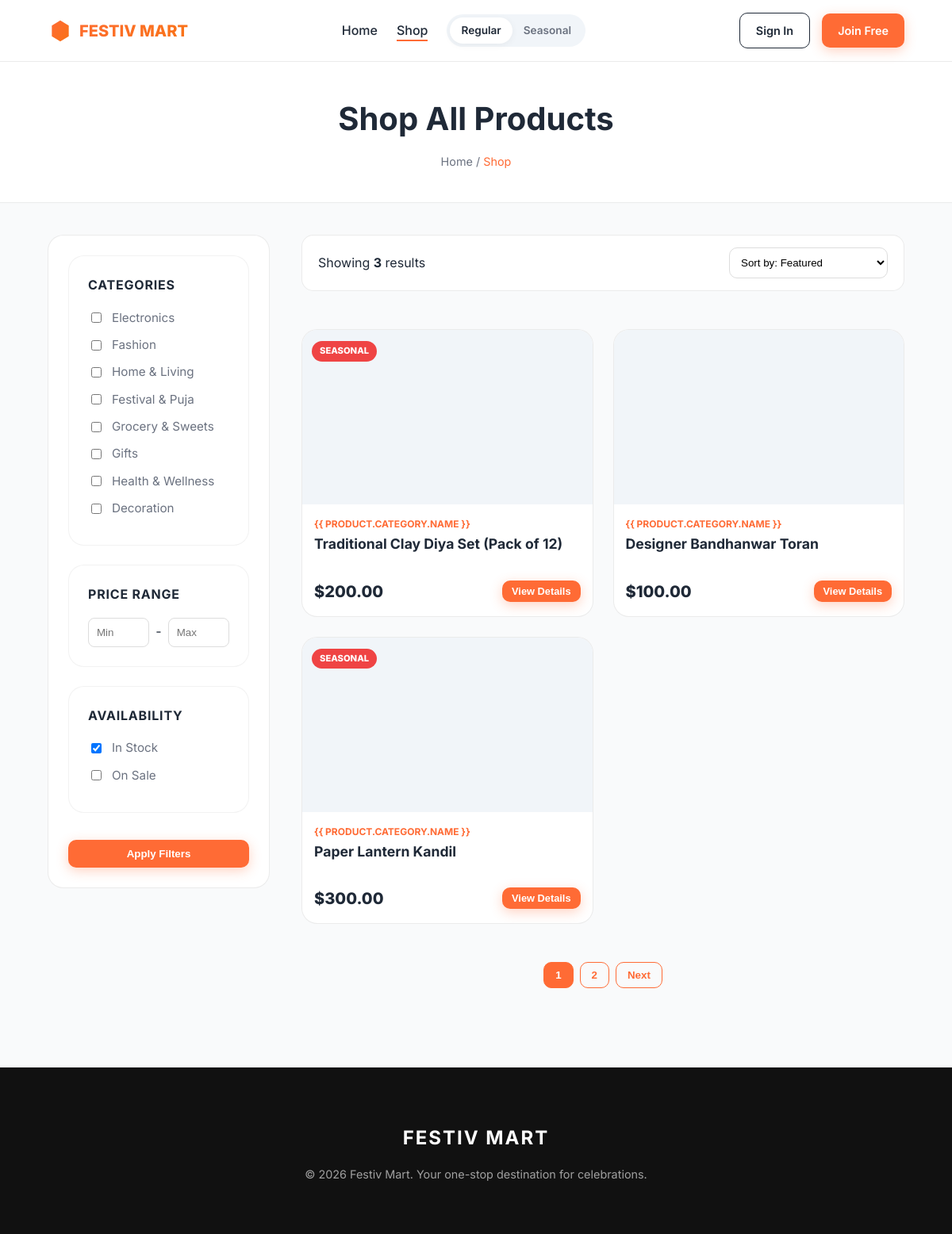
The app's page /shop/ with its own data.
### FestivMartApp/models.py (models this page shows, shortened)
class Category(models.Model):
    name = models.CharField(max_length=100)
    parent = models.ForeignKey('self', on_delete=models.CASCADE, null=True, blank=True, related_name='subcategories')
    class Meta:
        verbose_name_plural = "Categories"

class Product(models.Model):
    name = models.CharField(max_length=200)
    description = models.TextField()
    price = models.DecimalField(max_digits=10, decimal_places=2)
    category = models.ForeignKey(Category, on_delete=models.CASCADE, related_name='products')
    image = models.ImageField(upload_to='products/', blank=True, null=True)
    image_url = models.URLField(max_length=500, blank=True, null=True, help_text="Alternative to uploading: provide an image URL")
    stock = models.PositiveIntegerField(default=1)
    discount_percent = models.PositiveIntegerField(default=0, help_text="Discount percentage (0-100)")
    is_seasonal = models.BooleanField(default=False)
    season = models.ForeignKey(Season, on_delete=models.SET_NULL, null=True, blank=True, related_name='products')
    occasions = models.ManyToManyField(Occasion, blank=True, related_name='products')
    available = models.BooleanField(default=True)
    seller = models.ForeignKey('auth.User', on_delete=models.CASCADE, related_name='products', null=True, blank=True)
    created_at = models.DateTimeField(auto_now_add=True)
    def get_image_url(self):
        if self.image:
            return self.image.url
        elif self.image_url:
            return self.image_url
        else:
            return 'https://via.placeholder.com/400x400?text=No+Image'

### FestivMartApp/views.py (the view)
# urls.py: path('shop/', views.shop, name='shop'),
def shop(request):
    products = Product.objects.filter(available=True)
    categories = Category.objects.all()
    context = {
        'products': products,
        'categories': categories
    }
    return render(request, 'FestivMartApp/shop.html', context)

### FestivMartApp/templates/FestivMartApp/shop.html (shortened to what this page needs)
{% load static %}
<!DOCTYPE html>
<html lang="en">
<head>
    <link href="{% static 'css/style.css' %}" rel="stylesheet">
</head>
<body>
    <nav class="navbar">
        <a href="{% url 'home' %}" class="logo">
            <svg width="24" height="24" viewBox="0 0 24 24" fill="currentColor">
                <path d="M12 2L4 7v10l8 5 8-5V7l-8-5z" />
            </svg>
            FESTIV MART
        </a>
        <ul class="nav-menu">
            <li><a href="{% url 'home' %}" class="nav-link">Home</a></li>
            <li><a href="{% url 'shop' %}" class="nav-link active">Shop</a></li>
            <li class="mode-switch">
                <a href="{% url 'home' %}" class="active">Regular</a>
                <a href="{% url 'seasonal' %}">Seasonal</a>
            </li>
        </ul>
        <div class="nav-actions" style="display: flex; align-items: center; gap: 15px;">
            {% if user.is_authenticated %}
            <a href="{% url 'cart' %}" style="text-decoration: none; color: inherit; position: relative;">
                <svg width="22" height="22" viewBox="0 0 24 24" fill="none" stroke="currentColor" stroke-width="2">
                    <circle cx="9" cy="21" r="1" />
                    <circle cx="20" cy="21" r="1" />
                    <path d="M1 1h4l2.68 13.39a2 2 0 002 1.61h9.72a2 2 0 002-1.61L23 6H6" />
                </svg>
                <span id="cart-dot"
                    style="position: absolute; top: -5px; right: -5px; width: 10px; height: 10px; background: var(--primary-orange); border-radius: 50%; display: none; border: 2px solid white;"></span>
            </a>
            <a href="{% url 'dashboard' %}" class="user-profile">
                <div class="avatar">{{ user.username|first|upper }}</div>
            </a>
            {% else %}
            <a href="{% url 'login' %}" class="btn-outline"
                style="padding: 10px 20px; font-size: 0.9rem; border-color: var(--text-dark); color: var(--text-dark);">Sign
                In</a>
            <a href="{% url 'signup' %}" class="btn-primary" style="padding: 10px 20px; font-size: 0.9rem;">Join
                Free</a>
            {% endif %}
        </div>
    </nav>
    <header
        style="background: var(--white); padding: 40px 5%; text-align: center; border-bottom: 1px solid var(--border);">
        <h1 style="font-size: clamp(1.8rem, 5vw, 2.5rem); margin: 0 0 10px;">Shop All Products</h1>
        <nav style="color: var(--text-muted); font-size: 0.9rem;">
            <a href="{% url 'home' %}" style="color: inherit; text-decoration: none;">Home</a> / <span
                style="color: var(--primary-orange);">Shop</span>
        </nav>
    </header>
    <div class="shop-container">
        <aside class="sidebar" id="sidebar">
            <div class="filter-section">
                <h3>Categories</h3>
                {% for category in categories %}
                <div class="filter-option">
                    <input type="checkbox" id="cat-{{ category.id }}" value="{{ category.id }}" class="category-filter">
                    <label for="cat-{{ category.id }}">{{ category.name }}</label>
                </div>
                {% empty %}
                <p style="font-size: 0.85rem; color: var(--text-muted);">No categories available.</p>
                {% endfor %}
            </div>
            <div class="filter-section">
                <h3>Price Range</h3>
                <div style="display: flex; align-items: center; gap: 8px;">
                    <input type="number" id="min-price" class="price-input" placeholder="Min"
                        style="width: 100%; padding: 10px; border-radius: 8px; border: 1px solid #ddd;">
                    <span>-</span>
                    <input type="number" id="max-price" class="price-input" placeholder="Max"
                        style="width: 100%; padding: 10px; border-radius: 8px; border: 1px solid #ddd;">
                </div>
            </div>
            <div class="filter-section">
                <h3>Availability</h3>
                <div class="filter-option">
                    <input type="checkbox" id="in-stock" checked>
                    <label for="in-stock">In Stock</label>
                </div>
                <div class="filter-option">
                    <input type="checkbox" id="on-sale">
                    <label for="on-sale">On Sale</label>
                </div>
            </div>
            <button class="btn-primary" style="width: 100%; margin-top: 10px;" onclick="applyFilters()">Apply
                Filters</button>
        </aside>
        <main class="main-content">
            <div class="shop-header">
                <div class="results-info">
                    Showing <strong>{{ products|length }}</strong> results
                </div>
                <div class="shop-controls">
                    <select
                        style="width: 100%; min-width: 200px; padding: 10px; border-radius: 10px; border: 1px solid #ddd; background: white;">
                        <option value="featured">Sort by: Featured</option>
                    </select>
                </div>
            </div>
            <div class="grid-products">
                {% for product in products %}
                <div class="card product-card" data-category="{{ product.category.id }}"
                    data-price="{{ product.price }}"
                    onclick="openProductModal('{{ product.id }}', '{{ product.name|escapejs }}', '{{ product.price }}', '{{ product.category.name|escapejs }}', '{{ product.get_image_url }}', '{{ product.description|escapejs }}')"
                    style="cursor: pointer;">
                    <div class="card-img"
                        style="background-image: url('{{ product.get_image_url }}'); height: 220px; background-size: cover; background-position: center; position: relative;">
                        {% if product.is_seasonal %}
                        <div style="position: absolute; top: 12px; left: 12px;">
                            <span class="badge badge-seasonal">SEASONAL</span>
                        </div>
                        {% endif %}
                    </div>
                    <div class="card-content"
                        style="padding: 15px; flex-grow: 1; display: flex; flex-direction: column;">
                        <span
                            style="font-size: 0.75rem; color: var(--primary-orange); font-weight: 700; text-transform: uppercase;">{{
                            product.category.name }}</span>
                        <h3
                            style="margin: 5px 0 12px; font-size: 1.1rem; height: 2.4em; overflow: hidden; line-height: 1.2;">
                            {{ product.name }}</h3>
                        <div
                            style="display: flex; justify-content: space-between; align-items: center; margin-top: auto;">
                            <span style="font-weight: 800; font-size: 1.25rem;">${{ product.price }}</span>
                            <button class="btn-primary" style="padding: 6px 12px; font-size: 0.8rem;">View
                                Details</button>
                        </div>
                    </div>
                </div>
                {% empty %}
                <div style="text-align: center; grid-column: 1 / -1; padding: 60px 20px;">
                    <h3 style="color: var(--text-muted);">No products found.</h3>
                    <p>Try adjusting your filters or search criteria.</p>
                </div>
                {% endfor %}
            </div>
            <div class="pagination" style="display: flex; justify-content: center; gap: 8px; margin-top: 40px;">
                <button class="btn-outline"
                    style="padding: 8px 14px; background: var(--primary-orange); color: white;">1</button>
                <button class="btn-outline" style="padding: 8px 14px;">2</button>
                <button class="btn-outline" style="padding: 8px 14px;">Next</button>
            </div>
        </main>
    </div>
    <footer style="background: #111; color: white; padding: 50px 5%; margin-top: 60px; text-align: center;">
        <h2 style="letter-spacing: 2px; margin-bottom: 10px;">FESTIV MART</h2>
        <p style="opacity: 0.6; font-size: 0.9rem;">&copy; 2026 Festiv Mart. Your one-stop destination for celebrations.
        </p>
    </footer>
</body>
</html>

### FestivMartApp/static/css/style.css (style rules this page uses)
:root { --primary-orange: #FF6B35; --primary-purple: #7C3AED; --primary-teal: #14B8A6; --bg-dark: #0F172A; --bg-light: #F8FAFC; --text-main: #1E293B; --text-white: #ffffff; --text-muted: #64748B; --glass-bg: rgba(255, 255, 255, 0.7); --glass-border: rgba(255, 255, 255, 0.5); --glass-shadow: 0 8px 32px 0 rgba(31, 38, 135, 0.1); --gradient-orange: linear-gradient(135deg, #FF6B35 0%, #F97316 100%); --gradient-seasonal: linear-gradient(135deg, #7C3AED 0%, #2DD4BF 100%); }
body { margin: 0; padding: 0; box-sizing: border-box; font-family: 'Outfit', sans-serif; color: var(--text-main); background-color: var(--bg-light); overflow-x: hidden; line-height: 1.6; }
a { text-decoration: none; color: inherit; transition: all 0.3s ease; }
ul { list-style: none; padding: 0; margin: 0; }
.navbar { position: sticky; top: 0; z-index: 1000; padding: 1rem 5%; display: flex; justify-content: space-between; align-items: center; background: rgba(255, 255, 255, 0.85); backdrop-filter: blur(10px); border-bottom: 1px solid rgba(0, 0, 0, 0.05); }
.logo { font-size: 1.8rem; font-weight: 800; background: var(--gradient-orange); -webkit-background-clip: text; -webkit-text-fill-color: transparent; display: flex; align-items: center; gap: 10px; }
.logo svg { width: 32px; height: 32px; fill: url(#logoGradient); }
.nav-menu { display: flex; gap: 2.5rem; align-items: center; }
.nav-link { font-weight: 500; color: var(--text-main); position: relative; }
.nav-link::after { content: ''; position: absolute; width: 0; height: 2px; bottom: -4px; left: 0; background: var(--primary-orange); transition: width 0.3s; }
.nav-link:hover::after, .nav-link.active::after { width: 100%; }
.nav-actions { display: flex; align-items: center; gap: 1.5rem; }
.btn-primary { background: var(--gradient-orange); color: white; padding: 0.8rem 1.5rem; border-radius: 50px; font-weight: 600; box-shadow: 0 4px 15px rgba(255, 107, 53, 0.3); border: none; cursor: pointer; }
.btn-outline { border: 2px solid var(--primary-orange); color: var(--primary-orange); padding: 0.7rem 1.4rem; border-radius: 50px; font-weight: 600; background: transparent; cursor: pointer; }
.grid-products { display: grid; grid-template-columns: repeat(auto-fill, minmax(280px, 1fr)); gap: 2rem; margin: 3rem 0; }
.card { background: white; border-radius: 20px; overflow: hidden; transition: all 0.4s cubic-bezier(0.175, 0.885, 0.32, 1.275); border: 1px solid rgba(0, 0, 0, 0.05); }
.card-img { height: 250px; width: 100%; object-fit: cover; background-color: #f1f5f9; position: relative; background-position: center; background-size: cover; }
.card-content { padding: 1.5rem; }
.badge { display: inline-block; padding: 4px 12px; border-radius: 20px; font-size: 0.75rem; font-weight: 700; margin-bottom: 0.5rem; }
.badge-seasonal { background: #f3e8ff; color: #9333ea; }
.sidebar { width: 280px; background: white; padding: 2rem; border-right: 1px solid rgba(0, 0, 0, 0.05); }
.mode-switch { background: #f1f5f9; padding: 4px; border-radius: 30px; display: flex; position: relative; }
.mode-switch a { padding: 6px 14px; font-size: 0.85rem; border-radius: 25px; color: var(--text-muted); font-weight: 600; }
.mode-switch a.active { background: white; color: var(--text-main); box-shadow: 0 2px 10px rgba(0, 0, 0, 0.05); }
.shop-container { display: flex; gap: 3rem; padding: 3rem 5%; max-width: 1600px; margin: 0 auto; }
.filter-section { margin-bottom: 2.5rem; background: white; padding: 1.5rem; border-radius: 20px; border: 1px solid rgba(0, 0, 0, 0.05); }
.filter-section h3 { margin-top: 0; margin-bottom: 1rem; font-size: 1.1rem; }
.filter-option { display: flex; align-items: center; gap: 10px; margin-bottom: 0.8rem; color: var(--text-muted); cursor: pointer; }
.shop-header { display: flex; justify-content: space-between; align-items: center; margin-bottom: 2rem; }
.pagination { display: flex; justify-content: center; gap: 10px; margin-top: 4rem; }

### records on screen
Category: name "Electronics"
Category: name "Fashion"
Category: name "Home & Living"
Category: name "Festival & Puja"
Category: name "Grocery & Sweets"
Category: name "Gifts"
Category: name "Health & Wellness"
Category: name "Decoration"
Product: is_seasonal "SEASONAL", name "Traditional Clay Diya Set (Pack of 12)", price "200.00"
Product: name "Designer Bandhanwar Toran", price "100.00"
Product: is_seasonal "SEASONAL", name "Paper Lantern Kandil", price "300.00"

### other values on screen
{{ products|length }} "3"
